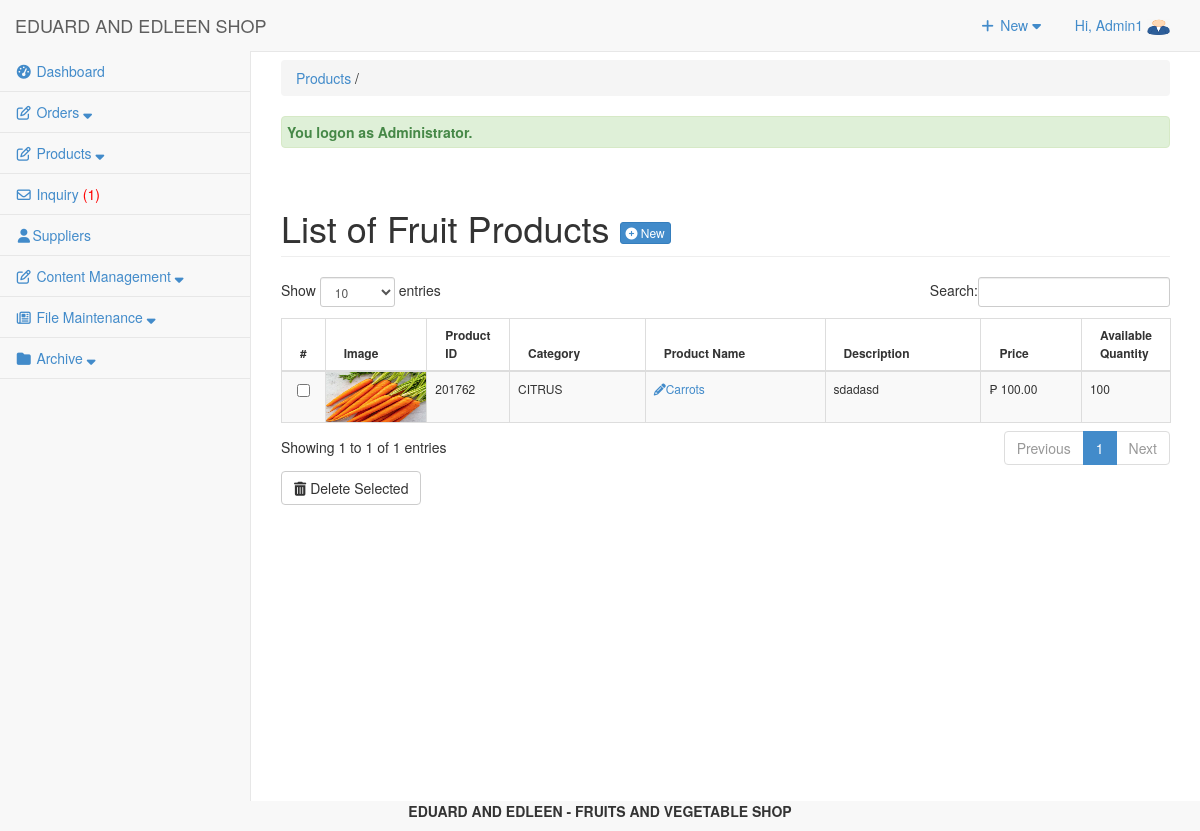
Screenshot of /admin/products/index.php (signed in) with the database file from the repository.
### tables this page shows
CREATE TABLE `tbluseraccount` (
  `USERID` int(11) NOT NULL,
  `U_NAME` varchar(122) NOT NULL,
  `U_USERNAME` varchar(122) NOT NULL,
  `U_PASS` varchar(122) NOT NULL,
  `U_ROLE` varchar(30) NOT NULL,
  `USERIMAGE` varchar(255) NOT NULL,
  `U_STATUS` varchar(255) NOT NULL DEFAULT 'Active'
);

CREATE TABLE `tblpromopro` (
  `PROMOID` int(11) NOT NULL,
  `PROID` int(11) NOT NULL,
  `PRODISCOUNT` double NOT NULL,
  `PRODISPRICE` double NOT NULL,
  `PROBANNER` tinyint(4) NOT NULL,
  `PRONEW` tinyint(4) NOT NULL
);

CREATE TABLE `tblproduct` (
  `PROID` int(11) NOT NULL,
  `PRODNAME` varchar(100) NOT NULL,
  `PRODESC` varchar(255) DEFAULT NULL,
  `INGREDIENTS` varchar(255) NOT NULL,
  `PROQTY` int(11) DEFAULT NULL,
  `ORIGINALPRICE` double NOT NULL,
  `PROPRICE` double DEFAULT NULL,
  `CATEGID` int(11) DEFAULT NULL,
  `IMAGES` varchar(255) DEFAULT NULL,
  `PROSTATS` varchar(30) DEFAULT NULL,
  `OWNERNAME` varchar(90) NOT NULL,
  `OWNERPHONE` varchar(90) NOT NULL,
  `PROD_STATUS` varchar(255) NOT NULL DEFAULT 'Active'
);

CREATE TABLE `tblcategory` (
  `CATEGID` int(11) NOT NULL,
  `CATEGORIES` varchar(255) NOT NULL,
  `IS_VEGETABLE` tinyint(1) NOT NULL DEFAULT 0,
  `USERID` int(11) NOT NULL
);

### admin/products/index.php (called while the page is built, shortened)
<?php
require_once("../../include/initialize.php");
$view = (isset($_GET['view']) && $_GET['view'] != '') ? $_GET['view'] : '';
	$header=$view;
	$title="Products";
	switch ($view) {
  	default :
	$title="Products";
	}
require_once ("../theme/templates.php");
?>

### include/database.php (called while the page is built, shortened)
<?php
class Database {
	var $sql_string = '';
	private $conn;
	public function open_connection() {
		$this->conn = mysqli_connect(server,user,pass);
		if(!$this->conn){
			echo "Problem in database connection! Contact administrator!";
			exit();
		}else{
			$db_select = mysqli_select_db($this->conn,database_name);
		}
	}
	function setQuery($sql='') {
		$this->sql_string=$sql;
	}
	function executeQuery() {
		$result = mysqli_query($this->conn,$this->sql_string);
		return $result;
	}
	private function confirm_query($result) {
		return $result;
	}
	function loadResultList( $key='' ) {
		$cur = $this->executeQuery();
		$array = array();
		while ($row = mysqli_fetch_object($cur)) {
			if ($key) {
				$array[$row->$key] = $row;
			} else {
				$array[] = $row;
			}
		}
		return $array;
	}
	function loadSingleResult() {
		$cur = $this->executeQuery();
		while ($row = mysqli_fetch_object($cur)) {
		return $data = $row;
		}
	}
	public function num_rows($result_set) {
		return mysqli_num_rows($result_set);
	}
}
$mydb = new Database();
?>

### include/accounts.php (called while the page is built, shortened)
<?php
require_once(LIB_PATH.DS.'database.php');
class User {
	protected static  $tblname = "tbluseraccount";
	function single_user($id=""){
			global $mydb;
			$mydb->setQuery("SELECT * FROM ".self::$tblname."
				Where USERID= '{$id}' LIMIT 1");
			$cur = $mydb->loadSingleResult();
			return $cur;
	}
}
?>

### admin/products/list.php (the view, shortened to what this page needs)
<div class="row">
     	 <div class="col-lg-12">
          <h1 class="page-header">List of Fruit Products  <a href="index.php?view=add" class="btn btn-primary btn-xs  ">  <i class="fa fa-plus-circle fw-fa"></i> New</a>  </h1>
     		</div>
 		 </div>
	    <form action="controller.php?action=delete" Method="POST">
	    <div class="table-responsive">
		<table id="dash-table"  class="table table-striped table-bordered table-hover "  style="font-size:12px" cellspacing="0" >
		  <thead>
		  	<tr>
		  		<th width="1%">#</th>
		  		<th width="50">Image</th>
				  <th width="40">Product ID</th>
		  		<th>Category</th>
		  		<th>Product Name</th>
		  		<th>Description</th>
		  		<th>Price</th>
		  		<th width="50">Available Quantity</th>
		  	</tr>
		  </thead>
	  <tbody>
		  	<?php
		  		$query = "SELECT * FROM `tblpromopro` pr , `tblproduct` p , `tblcategory` c
         					 WHERE pr.`PROID`=p.`PROID` AND  p.`CATEGID` = c.`CATEGID` AND `IS_VEGETABLE`= false; ";
		  		$mydb->setQuery($query);
		  		$cur = $mydb->loadResultList();
				foreach ($cur as $result) {
		  		echo '<tr>';
		  		echo '<td width="1%" align="center"><input type="checkbox" name="selector[]" id="selector[]" value="'.$result->PROID. '"/></td>';
		    echo '<td style="padding:0px;">
					<a class="PROID" href="" data-target="#productmodal"  data-toggle="modal"  data-id="'.$result->PROID.'">
					<img  title="'.$result->CATEGORIES.'" style="width:100px;height:50px;padding:0;"  src="'. web_root.'admin/products/'.$result->IMAGES . '">
					</a></td>';
				  echo '<td>'. $result->PROID.'</td>';
				  echo '<td>'. $result->CATEGORIES.'</td>';
		  		echo '<td><a title="edit" href="'.web_root.'admin/products/index.php?view=edit&id='.$result->PROID.'"><i class="fa fa-pencil "></i>'.$result->PRODNAME.'</a></td>';
		  		echo '<td>'. $result->PRODESC.'</td>';
		  		echo '<td> &#8369 '.  number_format($result->PROPRICE,2).'</td>';
		  		echo '<td width="4%">'. $result->PROQTY.'</td>';
		  	}
		  	?>
		  </tbody>
		</table>
		<div class="btn-group">
		  <button type="submit" class="btn btn-default" name="delete"><i class="fa fa-trash fw-fa"></i> Delete Selected</button>
		</div>
		</div>
		</form>

### admin/theme/templates.php (shortened to what this page needs)
<!DOCTYPE html>
<html lang="en">
<head>
<link href="<?php echo web_root; ?>admin/css/bootstrap.min.css" rel="stylesheet">
<link href="<?php echo web_root; ?>admin/css/metisMenu.min.css" rel="stylesheet">
<link href="<?php echo web_root; ?>admin/css/timeline.css" rel="stylesheet">
<link href="<?php echo web_root; ?>admin/css/sb-admin-2.css" rel="stylesheet">
<link href="<?php echo web_root; ?>admin/font/css/font-awesome.min.css" rel="stylesheet" type="text/css">
<link href="<?php echo web_root; ?>admin/font/font-awesome.min.css" rel="stylesheet" type="text/css">
<link href="<?php echo web_root; ?>admin/css/dataTables.bootstrap.css" rel="stylesheet">
<link href="<?php echo web_root; ?>css/bootstrap-datetimepicker.min.css" rel="stylesheet" media="screen">
<link href="<?php echo web_root; ?>css/datepicker.css" rel="stylesheet" media="screen">
<link href="<?php echo web_root; ?>admin/css/costum.css" rel="stylesheet">
<link href="<?php echo web_root; ?>admin/css/ekko-lightbox.css" rel="stylesheet">
</head>
  <?php
    $query = "SELECT * FROM tblsummary WHERE ORDEREDSTATS = 'Pending'";
    $mydb->setQuery($query);
    $query = "SELECT * FROM tblinquiry WHERE INQSTATUS = 'NEW'";
    $mydb->setQuery($query);
    $cur = $mydb->executeQuery();
    $rowscount = $mydb->num_rows($cur);
    $res = isset($rowscount)? $rowscount : 0;
    if($res>0){
    $inquiry = '<span style="color:red;">('.$res.')</span>';
    }else{
        $inquiry = '<span> ('.$res.')</span>';
    }
?>
<body>
   <div id="wrapper">
        <nav class="navbar navbar-default navbar-static-top  " role="navigation" style="margin-bottom: 0">
            <div class="navbar-header">
                 <a class="navbar-brand"  href="<?php echo web_root; ?>admin/index.php" >EDUARD AND EDLEEN SHOP</a>
            </div>
            <ul class="nav navbar-top-links navbar-right">
                 <li class="dropdown">
                    <a class="dropdown-toggle" data-toggle="dropdown" href="#">
                        <i class="fa fa-plus fa-fw"></i> New  <i class="fa fa-caret-down"></i>
                    </a>
                </li>
<?php
 $user = New User();
$singleuser = $user->single_user($_SESSION['USERID']);
?>
                <li class="dropdown">
                    <a class="dropdown-toggle" data-toggle="dropdown" href="#">
                        Hi, <?php echo $_SESSION['U_NAME']; ?> <img title="profile image" width="23px" height="17px" src="<?php echo web_root.'admin/user/'.$singleuser ->USERIMAGE ?>">
                    </a>
                </li>
            </ul>
            <div class="navbar-default sidebar" role="navigation">
                <div class="sidebar-nav navbar-collapse">
                    <ul class="nav" id="side-menu">
                        <li>
                             <a href="<?php echo web_root; ?>admin/dashboard/"><i class="fa fa-tachometer fa-fw"></i>  Dashboard </a>
                        </li>
                        <li class="nav-item">
                            <a class="nav-link" data-toggle="collapse" href="#collapseExample4" aria-expanded="false" aria-controls="collapseExample">
                                <i class="fa fa-pencil-square-o fa-fw"></i><span class="menu-orders"> Orders <i class="fa fa-sort-down"></i></span>
                            </a>
                        </li>
                        <li class="nav-item">
                            <a class="nav-link" data-toggle="collapse" href="#collapseExample5" aria-expanded="false" aria-controls="collapseExample">
                                <i class="fa fa-pencil-square-o fa-fw"></i><span class="menu-title"> Products <i class="fa fa-sort-down"></i></span>
                            </a>
                        </li>
                        <li>
                             <a href="<?php echo web_root; ?>admin/inquiry/" ><i class="fa fa-envelope-o fa-fw"></i>  Inquiry <?php echo $inquiry; ?></a>
                        </li>
                        <li>
                             <a href="<?php echo web_root; ?>admin/supplier/" ><i class="fa fa-user fa-fw"></i>Suppliers</a>
                        </li>
                        <li class="nav-item">
                            <a class="nav-link" data-toggle="collapse" href="#collapseExample1" aria-expanded="false" aria-controls="collapseExample">
                                <i class="fa fa-pencil-square-o fa-fw"></i><span class="menu-title"> Content Management <i class="fa fa-sort-down"></i></span>
                            </a>
                        </li>
                        <li class="nav-item">
                            <a class="nav-link" data-toggle="collapse" href="#collapseExample3" aria-expanded="false" aria-controls="collapseExample">
                                <i class="fa fa-newspaper-o fa-fw"></i><span class="menu-title"> File Maintenance <i class="fa fa-sort-down"></i></span>
                            </a>
                        </li>
                        <?php if ($_SESSION['U_ROLE']=='Administrator') {
                        ?>
                        <li class="nav-item">
                            <a class="nav-link" data-toggle="collapse" href="#collapseExample2" aria-expanded="false" aria-controls="collapseExample">
                                <i class="fa fa-folder fa-fw"></i><span class="menu-title"> Archive <i class="fa fa-sort-down"></i></span>
                            </a>
                        </li>
                 <?php }  ?>
                    </ul>
                </div>
            </div>
        </nav>
  <div id="page-wrapper">
            <div class="row" >
                <div class="col-lg-12">
                    <?php
                    if ($title<>'Dashboard'){
                       echo   '<p class="breadcrumb" style="margin-top: 8px;">
                        <a href="index.php" title="'. $title.'" >'. $title.'</a>
                        '.(isset($header) ? ' / '. $header : '').'  </p>'  ;
                    } ?>
                  <?php require_once $content; ?>
                </div>
            </div>
        </div>
    </div>
</body>
      <footer><p  style="text-align: center;font-weight: bold;"> EDUARD AND EDLEEN - FRUITS AND VEGETABLE SHOP </p></footer>
</html>

### admin/css/sb-admin-2.css (style rules this page uses)
body { background-color: #f8f8f8; }
#wrapper { width: 100%; }
#page-wrapper { padding: 0 15px; min-height: 568px; background-color: #fff; }
@media (min-width:768px) { #page-wrapper { position: inherit; margin: 0 0 0 250px; padding: 0 30px; border-left: 1px solid #e7e7e7; } }
.navbar-top-links { margin-right: 0; }
.navbar-top-links li { display: inline-block; }
.navbar-top-links li:last-child { margin-right: 15px; }
.navbar-top-links li a { padding: 15px; min-height: 50px; }
.sidebar .sidebar-nav.navbar-collapse { padding-right: 0; padding-left: 0; }
.sidebar ul li { border-bottom: 1px solid #e7e7e7; }
@media (min-width:768px) { .sidebar { z-index: 1; position: absolute; width: 250px; margin-top: 51px; } }

### rows the page displays
tbluseraccount: USERIMAGE (picture)
tblpromopro: PROID.IMAGES (picture), PROID.PROID "201762", tblcategory.CATEGORIES "CITRUS", PROID.PRODNAME "Carrots", PROID.PRODESC "sdadasd", PROID.PROPRICE "100.00", PROID.PROQTY "100"

### other values shown
$_SESSION['U_NAME'] "Admin1"
$res "1"
$title "Products"
$_SESSION['message'] "You logon as Administrator."
